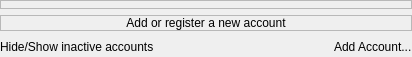
<?xml version="1.0" encoding="UTF-8"?>
<ui version="4.0">
 <class>AccountsOptionsClass</class>
 <widget class="QWidget" name="AccountsOptionsClass">
  <property name="geometry">
   <rect>
    <x>0</x>
    <y>0</y>
    <width>412</width>
    <height>57</height>
   </rect>
  </property>
  <layout class="QVBoxLayout" name="verticalLayout">
   <property name="margin">
    <number>0</number>
   </property>
   <item>
    <widget class="QFrame" name="wdtAccounts">
     <property name="frameShape">
      <enum>QFrame::StyledPanel</enum>
     </property>
     <property name="frameShadow">
      <enum>QFrame::Raised</enum>
     </property>
    </widget>
   </item>
   <item>
    <widget class="QLabel" name="lblNoAccounts">
     <property name="frameShape">
      <enum>QFrame::StyledPanel</enum>
     </property>
     <property name="text">
      <string>Add or register a new account</string>
     </property>
     <property name="alignment">
      <set>Qt::AlignCenter</set>
     </property>
     <property name="wordWrap">
      <bool>true</bool>
     </property>
    </widget>
   </item>
   <item>
    <layout class="QHBoxLayout" name="horizontalLayout">
     <item>
      <widget class="QLabel" name="lblHideShowInactive">
       <property name="text">
        <string notr="true">Hide/Show inactive accounts</string>
       </property>
       <property name="textFormat">
        <enum>Qt::RichText</enum>
       </property>
      </widget>
     </item>
     <item>
      <spacer name="horizontalSpacer">
       <property name="orientation">
        <enum>Qt::Horizontal</enum>
       </property>
       <property name="sizeHint" stdset="0">
        <size>
         <width>40</width>
         <height>20</height>
        </size>
       </property>
      </spacer>
     </item>
     <item>
      <widget class="QLabel" name="lblAddAccount">
       <property name="text">
        <string notr="true">Add Account...</string>
       </property>
       <property name="textFormat">
        <enum>Qt::RichText</enum>
       </property>
      </widget>
     </item>
    </layout>
   </item>
  </layout>
 </widget>
 <layoutdefault spacing="6" margin="11"/>
 <resources/>
 <connections/>
</ui>
